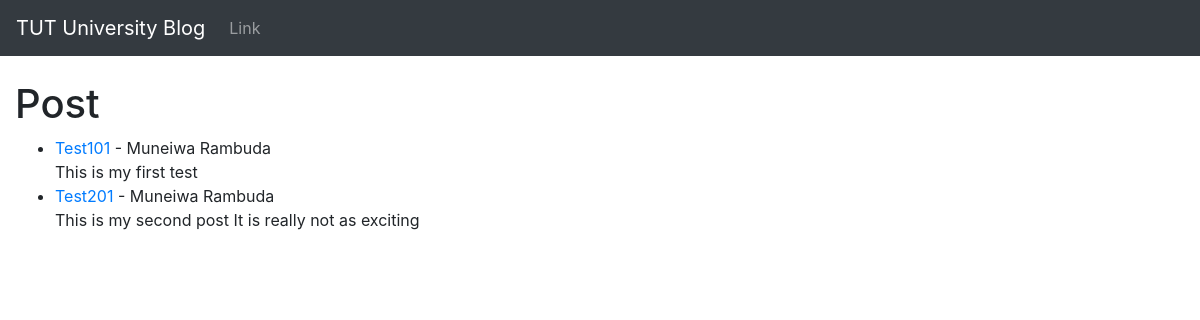
The page / on the database its author committed.
### myBlog/models.py (models this page shows, shortened)
class Post(models.Model):
    title = models.CharField(max_length=255)
    title_tag = models.CharField(max_length=255, default="TUT Blog")
    author =  models.ForeignKey(User, on_delete=models.CASCADE)
    body = models.TextField()

### myBlog/views.py (the view)
# urls.py: path('',HomeView.as_view(), name="home"),
class HomeView(ListView):
    model = Post
    template_name = 'home.html'

### myBlog/templates/home.html
{% extends 'base.html' %}
{% block content %}
<h1>Post</h1>
<ul>
{%for post in object_list %}
    <li>
        <a href="{% url 'article_detail' post.pk %}">
            {{ post.title}}
        </a> -
        {{post.author.first_name}} {{post.author.last_name}} <br/>
        {{ post.body}}
    </li>
{% endfor%}
</ul>
{% endblock %}

### rows shown on the page
Post: title "Test101", author.first_name "Muneiwa", author.last_name "Rambuda", body "This is my first test"
Post: title "Test201", author.first_name "Muneiwa", author.last_name "Rambuda", body "This is my second post It is really not as exciting"
